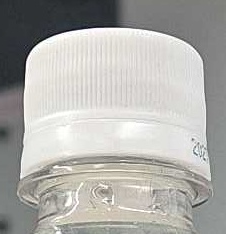
#> input picture samples/day02/cap_on.jpg, 226 x 234 px, found by its file name
$ python 17_day02_challenge.py
#> lines starting #> are read from the running program, lines starting #| are printed output that depends on the picture; after the words box and inside, x2 and y2 are one past the last pixel; in counts of white or black regions, pixels touching at a corner belong together
from pathlib import Path

import cv2
from matplotlib.pyplot import gray


image_path = Path(
    "samples/day02/cap_on.jpg"
)

output_dir = Path(
    "outputs/day02/my_challenge"
)

output_dir.mkdir(
    parents=True,
    exist_ok=True,
)


image = cv2.imread(
    str(image_path)
)
#> image is the input picture: shape (234, 226, 3); mean B, G, R 169.9, 173.7, 174.6

if image is None:
    raise FileNotFoundError(
        f"이미지를 읽지 못했습니다: {image_path}"
    )


# --------------------------------------------------
# TODO
#
# 1. 이미지의 문제를 판단합니다.
#    - 흐림은 없고 대비도 어느 정도 있음
#    - 흰 뚜껑이 255 근처라 대비를 올리면 포화되기 쉬움
#    - 아래 투명 병목, 오른쪽 회색 배경이 뚜껑과 밝기가 비슷함
# 2. 필요한 전처리를 선택합니다.
#    - Contrast, CLAHE, Sharpening (뒤의 두 개는 약하게)
# 3. Parameter를 직접 정합니다.
#    - Contrast : alpha=1.2, beta=-40 (뚜껑 240 → 248, 배경 60 → 32)
#    - CLAHE    : clipLimit=1.5, tileGridSize=(4, 4)
#    - Sharpen  : Unsharp Mask, sigma=1.0, 강도 0.5
# 4. result에 최종 결과를 저장합니다.
# --------------------------------------------------

# Gray 변환 (CLAHE는 1채널 이미지에 적용)
gray = cv2.cvtColor(
    image,
    cv2.COLOR_BGR2GRAY,
)

# Contrast: 배경은 어둡게, 뚜껑은 255 아래로 유지
contrast = cv2.convertScaleAbs(
    gray,
    alpha=1.2,
    beta=-40,
)
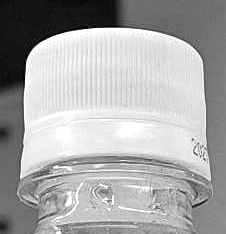
#> contrast: shape (234, 226); min 0, max 255, mean 168.1

# Gaussian Blur: 세로 홈을 부드럽게 해서 뚜껑 안의 구멍을 막음
blurred = cv2.GaussianBlur(
    contrast,
    (5, 5),
    0,
)
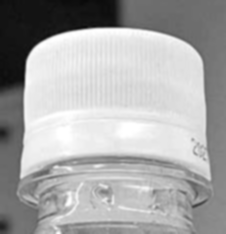
#> blurred: shape (234, 226); min 9, max 255, mean 168.1

result = blurred

# # CLAHE: 원본이 저대비가 아니므로 약하게
# clahe = cv2.createCLAHE(
#     clipLimit=1.5,
#     tileGridSize=(4, 4),
# )
# clahe_result = clahe.apply(contrast)

# # Sharpening: 결과 = 원본 × 1.5 − 블러 × 0.5
# blur_for_sharpen = cv2.GaussianBlur(
#     clahe_result,
#     (0, 0),
#     1.0,
# )
# sharpened = cv2.addWeighted(
#     clahe_result, 1.5,
#     blur_for_sharpen, -0.5,
#     0,
# )

# # 최종 결과 (Gray 1채널 → 아래 to_gray()가 그대로 통과시킴)
# result = sharpened


# --------------------------------------------------
# 전처리 결과 저장
# --------------------------------------------------

result_path = (
    output_dir
    / "challenge_result.jpg"
)

cv2.imwrite(
    str(result_path),
    result,
)


# --------------------------------------------------
# Gray 변환
# --------------------------------------------------

def to_gray(source):

    if len(source.shape) == 2:
        return source

    return cv2.cvtColor(
        source,
        cv2.COLOR_BGR2GRAY,
    )


original_gray = to_gray(
    image
)

result_gray = to_gray(
    result
)


# --------------------------------------------------
# 전처리 전 Otsu
#
# 이번 Challenge에서는
# 밝은 병뚜껑을 흰색 객체로 확인합니다.
# --------------------------------------------------

_, original_otsu = cv2.threshold(
    original_gray,
    0,
    255,
    cv2.THRESH_BINARY
    + cv2.THRESH_OTSU,
)
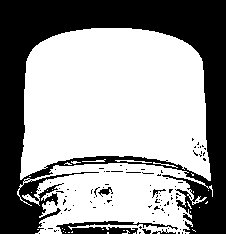
#> original_otsu: shape (234, 226); 60.2% white; 101 black regions (95 under 20 px), largest, box (x1, y1, x2, y2) and area: (0, 0, 226, 234) 19766, (56, 221, 178, 234) 774, (98, 187, 113, 197) 64, (152, 229, 176, 234) 47, (152, 189, 166, 198) 35, (142, 229, 151, 234) 30


# --------------------------------------------------
# 전처리 후 Otsu
# --------------------------------------------------

_, result_otsu = cv2.threshold(
    result_gray,
    0,
    255,
    cv2.THRESH_BINARY
    + cv2.THRESH_OTSU,
)
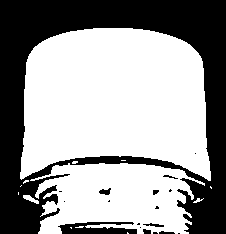
#> result_otsu: shape (234, 226); 60.5% white; 18 black regions (10 under 20 px), largest, box (x1, y1, x2, y2) and area: (0, 0, 226, 234) 19968, (58, 222, 137, 234) 654, (99, 188, 111, 195) 53


cv2.imwrite(
    str(
        output_dir
        / "challenge_original_otsu.jpg"
    ),
    original_otsu,
)

cv2.imwrite(
    str(
        output_dir
        / "challenge_result_otsu.jpg"
    ),
    result_otsu,
)


print("입력 :", image_path)
print("결과 :", result_path)
print("Challenge 완료")

$ run again, with samples/day02/cap_off_reference.jpg copied over samples/day02/cap_on.jpg
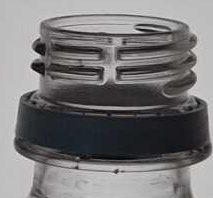
#> input picture samples/day02/cap_off_reference.jpg, 213 x 198 px, found by its file name
#> image is the input picture: shape (198, 213, 3); mean B, G, R 118.8, 117.9, 119.1
#> `_, original_otsu = cv2.threshold( original_gray, 0, 255, cv2.THRESH_BI..`:
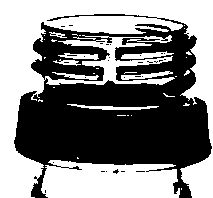
#> original_otsu: shape (198, 213); 51.3% white; 31 black regions (30 under 20 px), largest, box (x1, y1, x2, y2) and area: (14, 14, 212, 198) 20428
#> `_, result_otsu = cv2.threshold( result_gray, 0, 255, cv2.THRESH_BINARY..`:
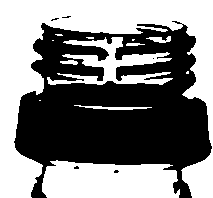
#> result_otsu: shape (198, 213); 50.6% white; 6 black regions (5 under 20 px), largest, box (x1, y1, x2, y2) and area: (14, 21, 212, 198) 20794
